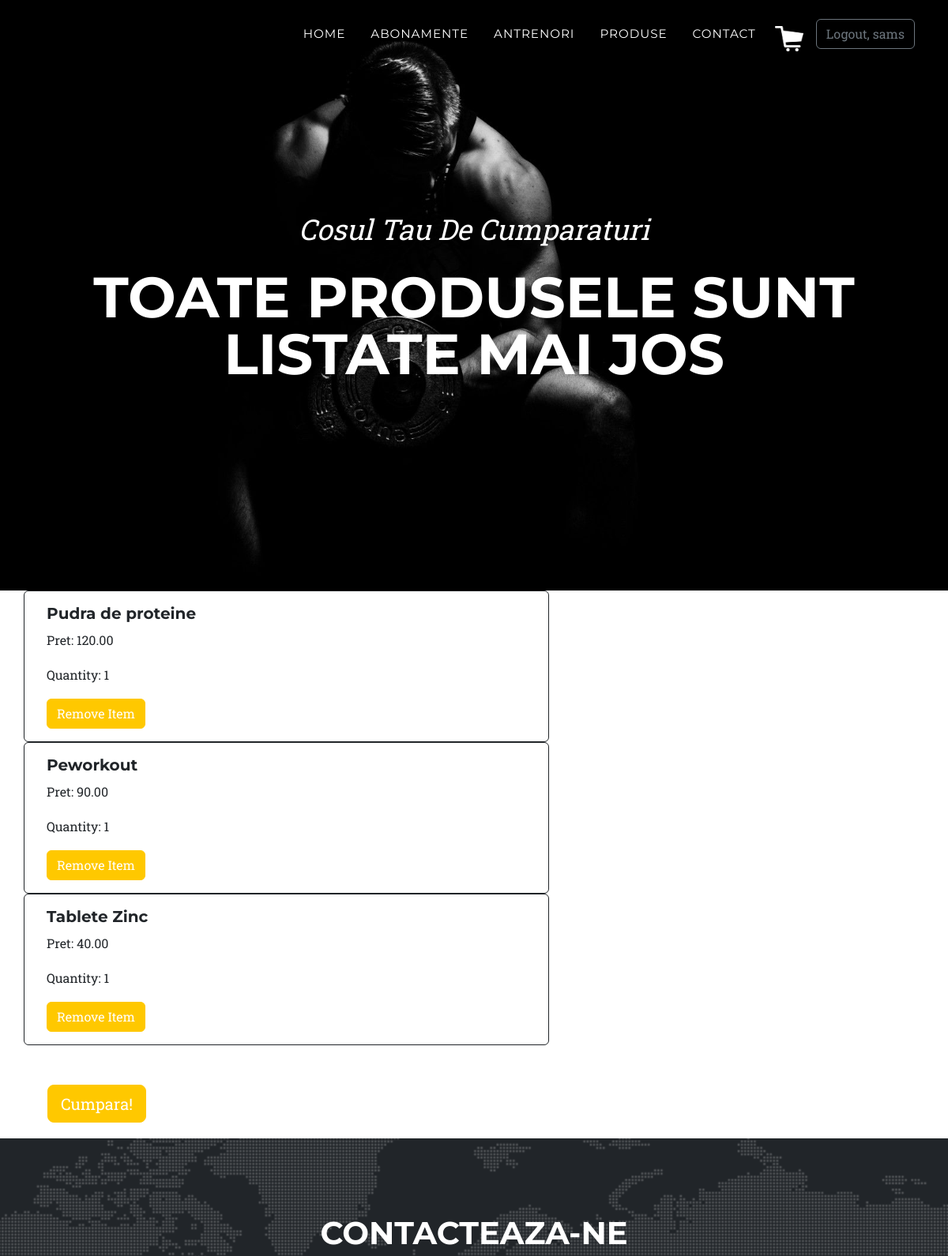
Page /cart/ (signed in, upper part) on the earlier database version.
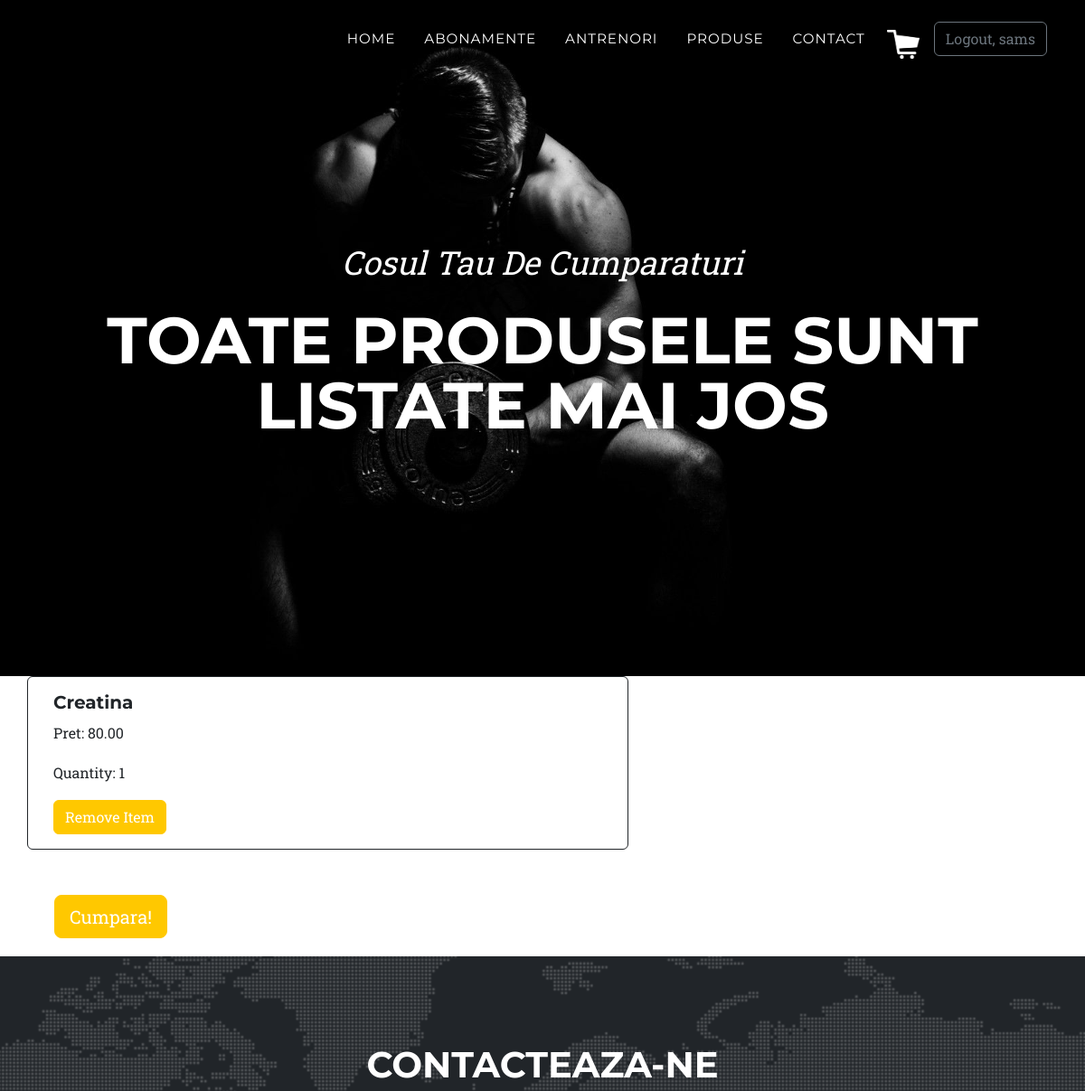
Same page on the later database version.
### products/models.py (models this page shows, shortened)
class SiteUser(AbstractUser):
    def __str__(self):
        return self.last_name + " " + self.first_name

class CartItem(models.Model):
    product = models.ForeignKey(Product, on_delete=models.CASCADE)
    quantity = models.IntegerField(default=0)
    cart = models.ForeignKey(Cart, on_delete=models.CASCADE)

class Product(models.Model):
    name = models.CharField(max_length=255)
    description = models.TextField()
    price = models.DecimalField(max_digits=12, decimal_places=2)
    category = models.ForeignKey(Category, on_delete=models.CASCADE)
    photo = models.ImageField(upload_to='static/', null=True, blank=True)

### products/views.py (the view)
# urls.py: path('cart/', views.cart_view, name='cart'),
@login_required
def cart_view(request):
    cart = get_open_cart(request)
    return render(request, 'cart.html', {'cart': cart})

### products/views.py (called while the page is built)
@login_required
def get_open_cart(request):
    user = request.user
    open_cart, created = Cart.objects.get_or_create(status='open', user=user)
    return open_cart

### templates/cart.html (shortened to what this page needs)
{% extends 'base2.html' %}
{% load static %}
{% block content %}
    <header class="masthead" xmlns:padding="http://www.w3.org/1999/xhtml"
            xmlns:padding-left="http://www.w3.org/1999/xhtml">
        <div class="container">
            <div class="masthead-subheading">Cosul Tau De Cumparaturi</div>
            <div class="masthead-heading text-uppercase">Toate Produsele Sunt Listate Mai Jos</div>
        </div>
    </header>
    <div class="container">
        <div class="row mt-10">
            {% for cart_item in cart.cartitem_set.all %}
                <div class="col-md-7">
                    <div class="row mt-6">
                        <div class="card border border-dark">
                            <div class="card-body">
                                <h5 class="card-title">{{ cart_item.product.name }}</h5>
                                <p class="card-text">Pret: {{ cart_item.product.price }}</p>
                                <p class="card-text">Quantity: {{ cart_item.quantity }}</p>
                                <form action="{% url 'add_to_cart' %}" method="post">
                                    <button type="submit" class="btn btn-primary">Remove Item</button>
                                </form>
                            </div>
                        </div>
                    </div>
                </div>
            {% empty %}
                <div class="col-md-4">
                    <img src="{% static 'assets/img/empty_cart.png' %}" alt="..." height="800" width="800" />
                </div>
            {% endfor %}
        </div>
    </div>
    <div class="container"  style="padding-top: 50px;
  padding-bottom: 20px;
  padding-left: 30px;
  padding-right: 40px;">
    <form action="{% url 'checkout_view' %}" method="post">
     <button type="submit" class="btn btn-primary btn-lg">Cumpara!</button>
    </form>
    </div>
    <section class="page-section" id="contact">
        <div class="container">
            <div class="text-center">
                <h2 class="section-heading text-uppercase">Contacteaza-ne</h2>
            </div>
        </div>
    </section>
{% endblock %}

### templates/base2.html (shortened to what this page needs)
<!DOCTYPE html>
{% load static %}
<html lang="en">
<head>
    <link href="{% static 'css/styles.css' %}" rel="stylesheet"/>
</head>
<body id="page-top">
<nav class="navbar navbar-expand-lg navbar-dark fixed-top" id="mainNav">
    <div class="container">
        <div class="collapse navbar-collapse" id="navbarResponsive">
            <ul class="navbar-nav text-uppercase ms-auto py-4 py-lg-0">
                <li class="nav-item">
                    <a class="nav-link" href="{% url 'homepage' %}">Home</a>
                </li>
                <li class="nav-item">
                    <a class="nav-link" href="{% url 'subscriptions' %}">Abonamente</a>
                </li>
                <li class="nav-item">
                    <a class="nav-link" href="{% url 'list-trainers' %}">Antrenori</a>
                </li>
                <li class="nav-item">
                    <a class="nav-link" href="{% url 'list-products' %}">Produse</a>
                </li>
            <li class="nav-item"><a class="nav-link" href="#contact">Contact</a></li>
             <a class="navbar-brand" href="{% url 'cart' %}"><img src="{% static 'assets/img/card-logo-white.jpg' %}" alt="..."/></a>
                 {% if user.is_authenticated %}
                <form method="post" action="{% url 'logout' %}">
                    <button type="submit" class="btn btn-outline-secondary">Logout, {{ user.username }}</button>
                </form>
            {% else %}
                <div>
                    <a href="{% url 'login' %}" class="btn btn-outline-success">Login</a>
                    <a href="{% url 'create-user' %}" class="btn btn-outline-secondary">Sign up</a>
                </div>
            {% endif %}
            </ul>
        </div>
    </div>
</nav>
{% block content %} {% endblock %}
</body>
</html>

Differences in the rows shown:
no longer on this page (row unchanged): CartItem: product.name "Pudra de proteine", product.price "120.00", quantity "1"
no longer on this page (row unchanged): CartItem: product.name "Peworkout", product.price "90.00", quantity "1"
no longer on this page (row unchanged): CartItem: product.name "Tablete Zinc", product.price "40.00", quantity "1"
added CartItem: product.name "Creatina", product.price "80.00", quantity "1"
